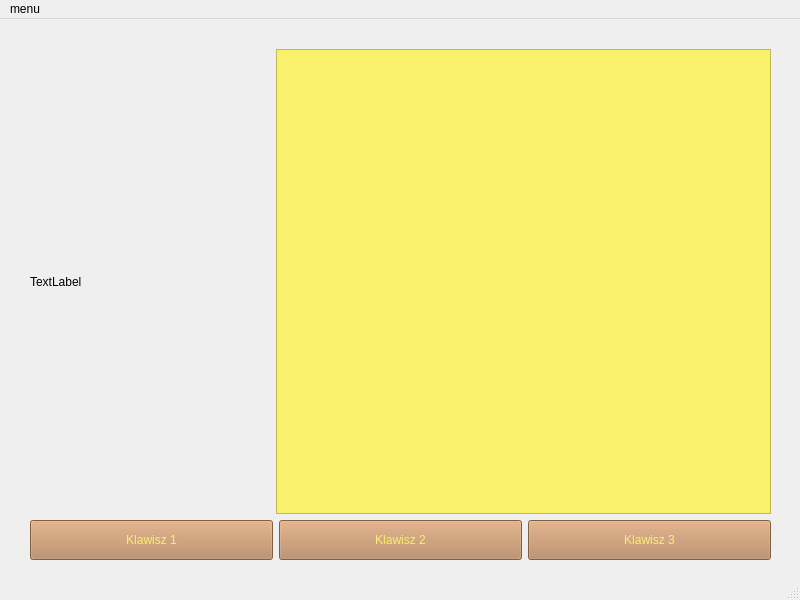
<?xml version="1.0" encoding="UTF-8"?>
<ui version="4.0">
 <class>MainWindow</class>
 <widget class="QMainWindow" name="MainWindow">
  <property name="geometry">
   <rect>
    <x>0</x>
    <y>0</y>
    <width>800</width>
    <height>600</height>
   </rect>
  </property>
  <property name="windowTitle">
   <string>MainWindow</string>
  </property>
  <widget class="QWidget" name="centralwidget">
   <widget class="QWidget" name="">
    <property name="geometry">
     <rect>
      <x>30</x>
      <y>30</y>
      <width>741</width>
      <height>511</height>
     </rect>
    </property>
    <layout class="QGridLayout" name="gridLayout">
     <item row="0" column="0">
      <widget class="QLabel" name="label">
       <property name="minimumSize">
        <size>
         <width>240</width>
         <height>0</height>
        </size>
       </property>
       <property name="text">
        <string>TextLabel</string>
       </property>
       <property name="buddy">
        <cstring>textBrowser</cstring>
       </property>
      </widget>
     </item>
     <item row="0" column="1">
      <widget class="QTextBrowser" name="textBrowser">
       <property name="styleSheet">
        <string notr="true">QTextBrowser {
	background-color: rgb(249, 240, 107);
}

QTextBrowser::focus {
	background-color: rgb(255, 255, 255);
}</string>
       </property>
      </widget>
     </item>
     <item row="1" column="0" colspan="2">
      <layout class="QHBoxLayout" name="horizontalLayout">
       <item>
        <widget class="QPushButton" name="pushButton">
         <property name="minimumSize">
          <size>
           <width>0</width>
           <height>40</height>
          </size>
         </property>
         <property name="styleSheet">
          <string notr="true">QPushButton {
	background-color: rgb(181, 131, 90);
	color: rgb(249, 240, 107);
}

QPushButton::pressed {
	background-color: rgb(129, 61, 156);
}

QPushButton::hover {
	background-color:  rgb(143, 240, 164);
}</string>
         </property>
         <property name="text">
          <string>Klawisz 1</string>
         </property>
        </widget>
       </item>
       <item>
        <widget class="QPushButton" name="pushButton_2">
         <property name="minimumSize">
          <size>
           <width>0</width>
           <height>40</height>
          </size>
         </property>
         <property name="styleSheet">
          <string notr="true">QPushButton {
	background-color: rgb(181, 131, 90);
	color: rgb(249, 240, 107);
}

QPushButton::pressed {
	background-color: rgb(129, 61, 156);
}

QPushButton::hover {
	background-color:  rgb(143, 240, 164);
}</string>
         </property>
         <property name="text">
          <string>Klawisz 2</string>
         </property>
        </widget>
       </item>
       <item>
        <widget class="QPushButton" name="pushButton_3">
         <property name="minimumSize">
          <size>
           <width>0</width>
           <height>40</height>
          </size>
         </property>
         <property name="styleSheet">
          <string notr="true">QPushButton {
	background-color: rgb(181, 131, 90);
	color: rgb(249, 240, 107);
}

QPushButton::pressed {
	background-color: rgb(129, 61, 156);
}

QPushButton::hover {
	background-color:  rgb(143, 240, 164);
	border-radius: 9px;
}</string>
         </property>
         <property name="text">
          <string>Klawisz 3</string>
         </property>
        </widget>
       </item>
      </layout>
     </item>
    </layout>
   </widget>
  </widget>
  <widget class="QMenuBar" name="menubar">
   <property name="geometry">
    <rect>
     <x>0</x>
     <y>0</y>
     <width>800</width>
     <height>26</height>
    </rect>
   </property>
   <widget class="QMenu" name="menumenu">
    <property name="title">
     <string>menu</string>
    </property>
    <addaction name="actionkoniec"/>
   </widget>
   <addaction name="menumenu"/>
  </widget>
  <widget class="QStatusBar" name="statusbar"/>
  <action name="actionkoniec">
   <property name="text">
    <string>koniec</string>
   </property>
   <property name="shortcut">
    <string>Ctrl+K</string>
   </property>
  </action>
 </widget>
 <tabstops>
  <tabstop>pushButton_2</tabstop>
  <tabstop>pushButton</tabstop>
  <tabstop>textBrowser</tabstop>
  <tabstop>pushButton_3</tabstop>
 </tabstops>
 <resources/>
 <connections/>
</ui>
